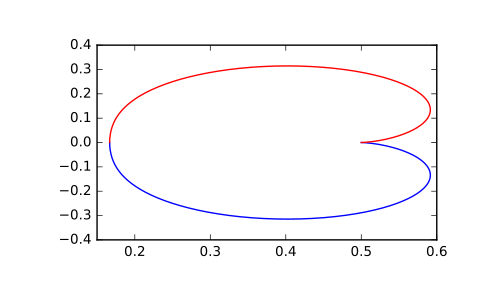

This chart was generated by the following Python code:
# Generating the Nyquist plot of a transfer function

from scipy import signal
import matplotlib.pyplot as plt

# Transfer function: H(z) = 1 / (z^2 + 2z + 3)

sys = signal.TransferFunction([1], [1, 2, 3], dt=0.05)

w, H = signal.dfreqresp(sys)

plt.figure()
plt.plot(H.real, H.imag, "b")
plt.plot(H.real, -H.imag, "r")
plt.show()
